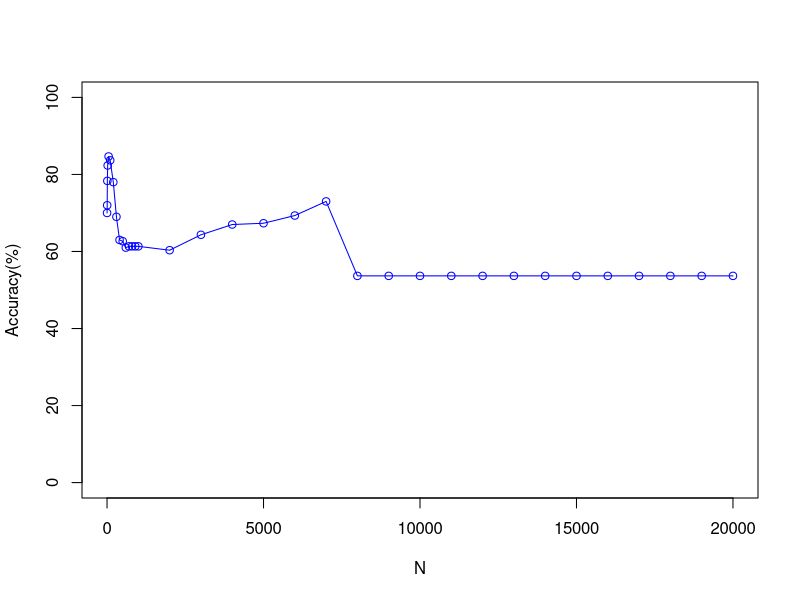

Generate this figure with R:
# Author : G Asish Kumar*/
# Description: Plot that shows the comparison of Accuracy vs No of Top features Selected for 
# 			   T Test having K=3 and With Out Normalisation of the features 

 x <- c(1, 5, 10, 20, 50, 100, 200, 300, 400, 500, 600, 700, 800, 900, 1000, 2000, 3000, 4000, 5000, 6000, 7000, 8000, 9000, 10000, 11000, 12000, 13000, 14000, 15000, 16000, 17000, 18000, 19000, 20000)
 y <- c(70,
72,
78.33333333,
82.33333333,
84.66666667,
83.66666667,
78,
69,
63,
62.66666667,
61,
61.33333333,
61.33333333,
61.33333333,
61.33333333,
60.33333333,
64.33333333,
67,
67.33333333,
69.33333333,
73,
53.66666667,
53.66666667,
53.66666667,
53.66666667,
53.66666667,
53.66666667,
53.66666667,
53.66666667,
53.66666667,
53.66666667,
53.66666667,
53.66666667,
53.66666667)
 plot(x, y, type='o', pch=1, col="blue", xlab="N", ylab="Accuracy(%)", ylim=c(0, 100), xlim=c(0,20000))
